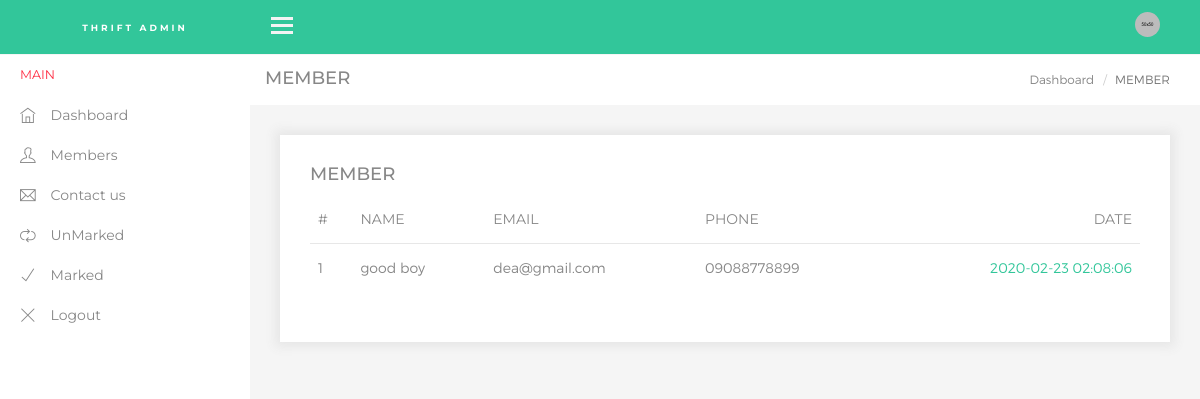
Screenshot of /Theadmin/member.php with the database file from the repository.
### tables this page shows
CREATE TABLE IF NOT EXISTS `users` (
  `id` int(11) NOT NULL AUTO_INCREMENT,
  `firstname` varchar(222) NOT NULL,
  `lastname` varchar(222) NOT NULL,
  `email` varchar(222) NOT NULL,
  `password` varchar(212) NOT NULL,
  `phonenumber` varchar(222) NOT NULL,
  `date` timestamp NOT NULL,
  `status` varchar(11) NOT NULL,
  PRIMARY KEY (`id`)
);

### Theadmin/member.php (the view, shortened to what this page needs)
<?php session_start();
include './connect.php';?>
<!DOCTYPE html>
<html lang="en">
<head>
    <link href="assets/css/lib/font-awesome.min.css" rel="stylesheet">
    <link rel="stylesheet" type="text/css" href="assets/css/lib/themify-icons/themify-icons.css">
    <link href="assets/css/lib/mmc-chat.css" rel="stylesheet" />
    <link href="assets/css/lib/sidebar.css" rel="stylesheet">
    <link href="assets/css/lib/bootstrap.min.css" rel="stylesheet">
    <link href="assets/css/lib/unix.css" rel="stylesheet">
    <link href="assets/css/style.css" rel="stylesheet">
</head>
<body>
<?php include 'nav.php';
include 'header.php';?>
    <div class="content-wrap">
        <div class="main">
            <div class="container-fluid">
                <div class="row">
                    <div class="col-lg-8 p-0">
                        <div class="page-header">
                            <div class="page-title">
                                <h1>MEMBER</h1>
                            </div>
                        </div>
                    </div>
                    <div class="col-lg-4 p-0">
                        <div class="page-header">
                            <div class="page-title">
                                <ol class="breadcrumb text-right">
                                    <li><a href="index.php">Dashboard</a></li>
                                    <li class="active">MEMBER</li>
                                </ol>
                            </div>
                        </div>
                    </div>
                </div>
                <div class="main-content">
                    <div class="row">
                        <div class="col-lg-12">
                            <div class="card alert">
                                <div class="card-header">
                                    <h4>MEMBER  </h4>
                                </div>
                                <div class="card-body">
                                    <table class="table table-responsive">
                                        <thead>
                                            <tr>
                                                <th>#</th>
                                                <th>Name</th>
                                                <th>Email</th>
                                                <th>Phone</th>
                                                <th>Date</th>
                                            </tr>
                                        </thead>
                                        <tbody>
                                        <?php
                      $select_query = "SELECT * FROM `users` ";
                      $my_select = mysqli_query($mycon,$select_query);
                      $count = 0;
                      while($data = mysqli_fetch_array($my_select)){
                          $count++;
                        ?>
                                            <tr>
                                                <th scope="row"><?php echo $count;?></th>
                                                <td><?php echo $data["firstname"].' '.$data["lastname"];?></td>
                                                <td><?php echo $data["email"];?></td>
                                                <td><?php echo $data["phonenumber"];?></td>
                                                <td class="color-primary"><?php echo $data["date"];?></td>
                                            </tr>
                                            <?php
                      }
                      ?>
                                        </tbody>
                                    </table>
                                </div>
                            </div>
                        </div>
					</div>
				</div>
            </div>
        </div>
    </div>
</body>
</html>

### Theadmin/assets/css/style.css (style rules this page uses)
.card-body { background: #ffffff; }
.card { background: #ffffff; margin: 15px 0px 15px 0px; padding: 30px; border: 0px; border-radius: 0px; box-shadow: 0 0 10px 5px #e7e7e7; }
.card-header h4 { display: inline-block; }
.main .page-header { min-height: 50px; margin: 0px; padding: 0px 15px; background: #ffffff; border-bottom: 0px; }
.main .page-header h1 { font-size: 18px; padding: 14px 0px; margin: 0px; }
.main .page-header .breadcrumb { margin: 0px; padding: 14px 15px; background: #ffffff; }
.main .page-header .breadcrumb li:hover, .main .page-header .breadcrumb li:focus, .main .page-header .breadcrumb li.active { font-family: 'MontserratLight', sans-serif; font-weight: normal; font-size: 12px; }
.main .page-header .breadcrumb li a { font-size: 12px; font-family: 'MontserratLight', sans-serif; }
.table-inbox > tbody > tr > td, .table > tbody > tr > th, .table > tfoot > tr > td, .table > tfoot > tr > th, .table > thead > tr > td, .table > thead > tr > th { border-top: 1px solid #e7e7e7; line-height: 1.42857; padding: 8px; vertical-align: top; }
thead tr th { color: #878787; font-weight: normal; text-transform: uppercase; }
thead tr th:last-child { text-align: right; }
tbody tr th { color: #878787; font-family: 'MontserratLight', sans-serif; font-weight: normal; }
tbody tr td { font-family: 'MontserratLight', sans-serif; color: #878787; }
tbody tr td:last-child { text-align: right; }
.table > tbody > tr > td, .table > tbody > tr > th, .table > tfoot > tr > td, .table > tfoot > tr > th, .table > thead > tr > td, .table > thead > tr > th { line-height: 32px; vertical-align: top; }
.table > thead > tr > th { border-bottom: 1px solid #e7e7e7; }
body { font-family: 'Montserrat', sans-serif; background: #f5f5f5; color: #878787; }
a, button { outline: none!important; text-decoration: none!important; color: #878787; transition: all 0.2s ease 0s; }
li { list-style: none; }
.main-content { padding: 15px; }
.alert h4 { color: #878787; }
.text-primary, .color-primary { color: #32c69a; }

### rows the page displays
users: firstname "good", lastname "boy", email "dea@gmail.com", phonenumber "09088778899", date "2020-02-23 02:08:06"
